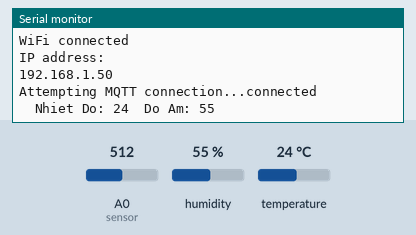
Recording of a sketch running on a simulated ESP8266 (NodeMCU). Parts: the last lines printed to the serial monitor. Inputs (shaded band) come from the test bench; at power-on: humidity 55 %, temperature 24 °C, A0 (sensor) = 512. WiFi joins after 1.5 s; servers stay silent unless stated; no MQTT or app messages arrive unless stated.

Above: at 2.7 s.
2.8 s: humidity set to 22 %
At 4.9 s:
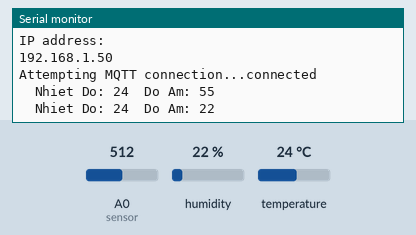
6.6 s: temperature set to 12 °C
At 8.1 s:
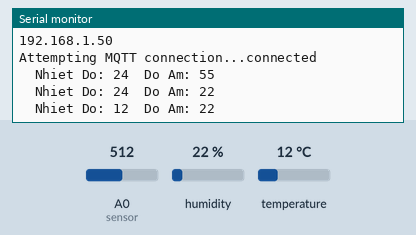
10.4 s: humidity set to 40 %
At 11.3 s:
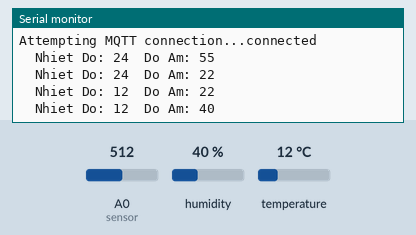
Timing chart, 0 to 13.4 s (numbered marks = the images above; inputs shaded):
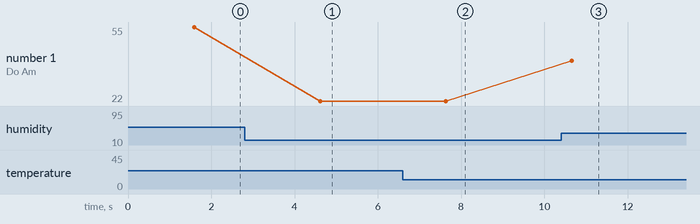

Measured:
- after the input at 2.8 s, the serial monitor: prints a new line after 1.8 s (image 1)
- after the input at 6.6 s, the serial monitor: prints a new line after 1.0 s (image 2)
- after the input at 10.4 s, the serial monitor: prints a new line after 0.26 s (image 3)
- plotted number 1: 55 → 22 after the input at 2.8 s, 22 → 40 after the input at 10.4 s

The sketch:

thcsb3.ino
```cpp
#include "DHT.h"
#include <ESP8266WiFi.h>
#include <PubSubClient.h>
#define DHTPIN 5
#define DHTTYPE DHT11
int sensor = A0;
int value = 0;
DHT dht(DHTPIN, DHTTYPE);
const char* ssid = "AndroidAP";
const char* password = "11011996";
const char* mqtt_server = "192.168.43.209";

WiFiClient espClient;
PubSubClient client(espClient);

void setup() {

 Serial.begin(115200);
 Serial.println("DHT11 test!");
 Wifi();
 client.setServer(mqtt_server, 1883);
 pinMode(sensor,INPUT);
 dht.begin();

}

void Wifi() {
  delay(10);
  // We start by connecting to a WiFi network
  Serial.println();
  Serial.print("Connecting to ");
  Serial.println(ssid);

  WiFi.begin(ssid, password);

  while (WiFi.status() != WL_CONNECTED) {
    delay(500);
    Serial.print(".");
  }

  Serial.println("");
  Serial.println("WiFi connected");
  Serial.println("IP address: ");
  Serial.println(WiFi.localIP());
}

void reconnect() {
  // Loop until we're reconnected
  while (!client.connected()) {
    Serial.print("Attempting MQTT connection...");
    // Attempt to connect mqtt
    if (client.connect("ESP8266Client","huynam","huynam")) {
      Serial.println("connected");
      // Subscribe
    } else {
      Serial.print("failed, rc=");
      Serial.print(client.state());
      Serial.println(" try again in 5 seconds");
      // Wait 5 seconds before retrying
      delay(5000);
    }
  }
}

void loop()
{

 int value=analogRead(sensor);
 int humidity = dht.readHumidity();
 int temperature = dht.readTemperature();

// Serial.print("Sensor: ");
// Serial.print(value);
  if (!client.connected()) {
    reconnect();
  }
  client.loop();

  char Temp[8];
  sprintf(Temp, "%d",temperature);
  Serial.print("  Nhiet Do: ");
  Serial.print(Temp);
  client.publish("temperature", Temp);

  char Hum[8];
  sprintf(Hum, "%d", humidity);
  Serial.print("  Do Am: ");
  Serial.println(Hum);
  client.publish("humidity", Hum);

  delay(3000);
}
```
